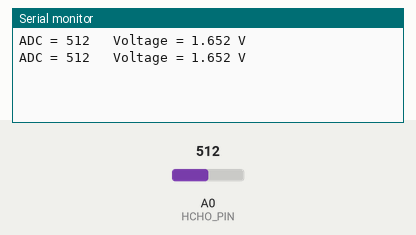
The sketch below on a simulated Arduino Uno, built with avr-gcc and run on an emulated ATmega328P. Parts: the last lines printed to the serial monitor. Inputs (shaded band) come from the test bench; at power-on: A0 (HCHO_PIN) = 512.

Above: at 1.8 s.
1.9 s: A0 (HCHO_PIN) set to 716
At 2.8 s:
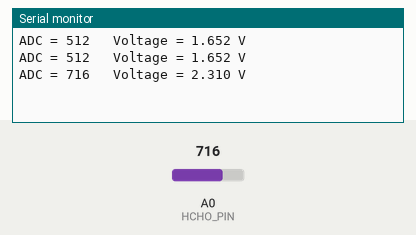
3.4 s: A0 (HCHO_PIN) set to 900
At 4.4 s:
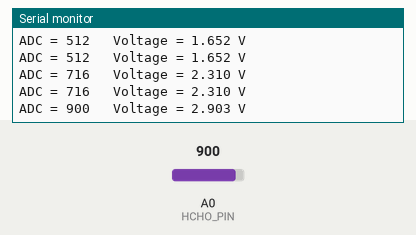
Timing chart, 0 to 6.4 s (numbered marks = the images above; inputs shaded):
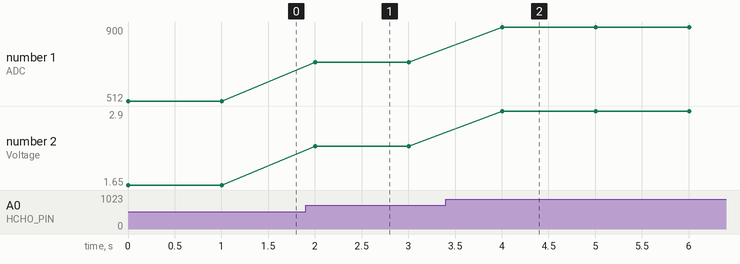

The sketch:

HCHO_SENSOR.ino
```cpp
// Analog HCHO Sensor with NodeMCU ESP8266

#define HCHO_PIN A0

void setup()
{
  Serial.begin(115200);
}

void loop()
{
  int adc = analogRead(HCHO_PIN);

  float voltage = adc * (3.3 / 1023.0);

  Serial.print("ADC = ");
  Serial.print(adc);

  Serial.print("   Voltage = ");
  Serial.print(voltage, 3);
  Serial.println(" V");

  delay(1000);
}
```

Measured:
- after the input at 1.9 s, the serial monitor: prints a new line after 0.10 s (image 1)
- after the input at 3.4 s, the serial monitor: prints a new line after 0.60 s (image 2)
- plotted number 1: 512 → 716 after the input at 1.9 s, 716 → 900 after the input at 3.4 s
- plotted number 2: 1.65 → 2.31 after the input at 1.9 s, 2.31 → 2.9 after the input at 3.4 s
